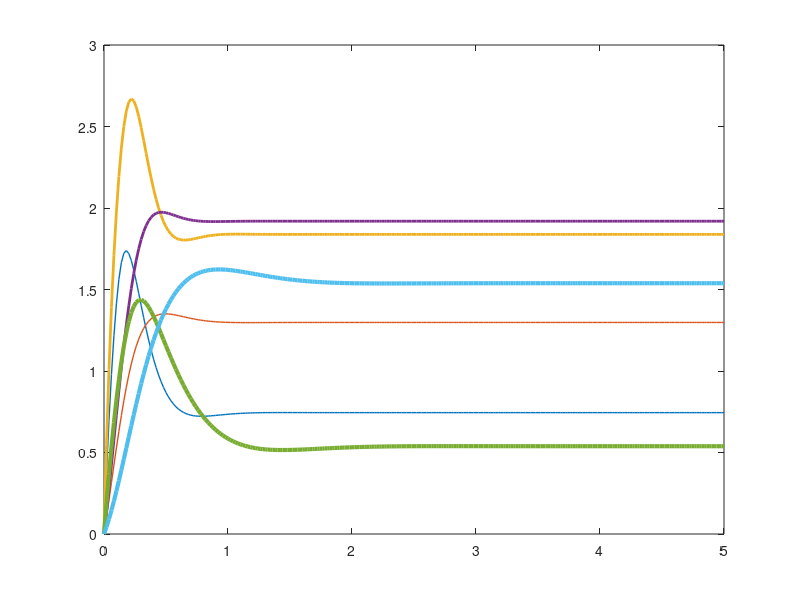

Reproduce this figure in MATLAB.
clear all

% Initial conditions (s1 = 0, s2 = 0)
initial_values = [0, 0];
times = 0:0.02:5;

function dsdt = concetration1(s,t) 

	% Constant parameters of the ODE
	
  % Provided quantities
  k1 = 20;		
  k2 = 5;		
  k3 = 5;		
  k4 = 5;		
  k5 = 2;		
  K = 1;		
  n = 4


	dsdt(1) = k1/(1+power((s(2)/K), n))-k3*s(1)-k5*s(1);
	dsdt(2) = k2 + k5*s(1)-k4*s(2)

endfunction

function dsdt = concetration2(s,t) 

	% Constant parameters of the ODE
	
  % Provided quantities
  k1 = 30;		
  k2 = 6;		
  k3 = 6;		
  k4 = 6;		
  k5 = 3;		
  K = 2;		
  n = 5

	dsdt(1) = k1/(1+power((s(2)/K), n))-k3*s(1)-k5*s(1);
	dsdt(2) = k2 + k5*s(1)-k4*s(2)

endfunction

function dsdt = concetration3(s,t) 

	% Constant parameters of the ODE
	
  % Provided quantities
  k1 = 10;		
  k2 = 2;		
  k3 = 2;		
  k4 = 2;		
  k5 = 2;		
  K = 1;		
  n = 3

	dsdt(1) = k1/(1+power((s(2)/K), n))-k3*s(1)-k5*s(1);
	dsdt(2) = k2 + k5*s(1)-k4*s(2)

endfunction


% Find the trajectories of s1 & s2 1st case
trajectory1 = lsode("concetration1", initial_values, times);

% Find the trajectories of s1 & s2 2nd case
trajectory2 = lsode("concetration2", initial_values, times);

% Find the trajectories of s1 & s2 2nd case
trajectory3 = lsode("concetration3", initial_values, times);

plot(times, trajectory1, 'linewidth', 1, times,  trajectory2, 'linewidth', 2, times, trajectory3, 'linewidth', 3)
